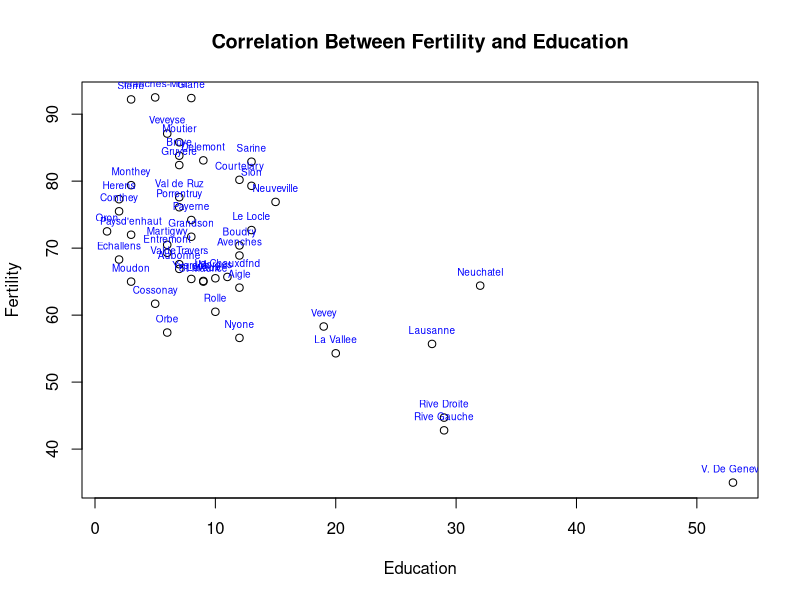
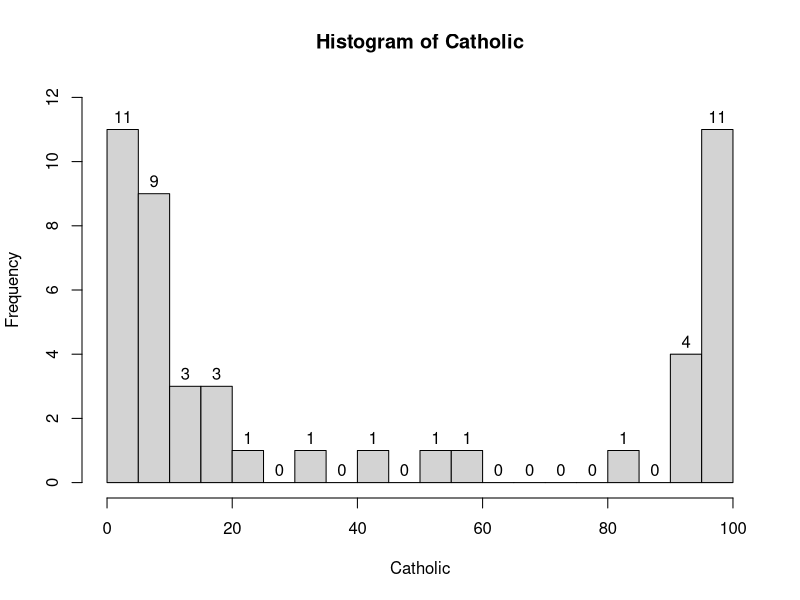

Write the R code that produced these figures, in order.
## ---- chunk 1
Two <- 2 
Two_oh <- 2.0 
Three <- "10j" # Did you try without the quotes?
Four <- "2 Cool for School"
Five <- TRUE # Did you try True?

str(Two)
str(Two_oh)
str(Three)
str(Four)
str(Five)

## ---- chunk 2
Foobar_Function <- function(x) {
  if (x %% 15 == 0) return(print("foobar"))
  else if (x %% 5 == 0) return(print("bar"))
  else if (x %% 3 == 0) return(print("foo"))
  else if (x > 0) return(print("not a multiple of 3, 5, or 15"))
}

# Foobar_Function()

# Foobar_Function("cat") commented out to allow document run
Foobar_Function(90)
Foobar_Function(20)
Foobar_Function(9)

## ---- chunk 3
attach(swiss)

summary(swiss)
## ---- chunk 4

max(swiss[,2])
row.names(swiss[33,])

## ---- chunk 5

cor(swiss)

## ---- chunk 6

plot(Education, Fertility, main = "Correlation Between Fertility and Education")
text(Education, Fertility, row.names(swiss), pos = 3, cex = .6, col = "blue")

## ---- chunk 7
hist(Catholic, breaks = 20, labels = TRUE, ylim = range(0,12))

detach(swiss)
